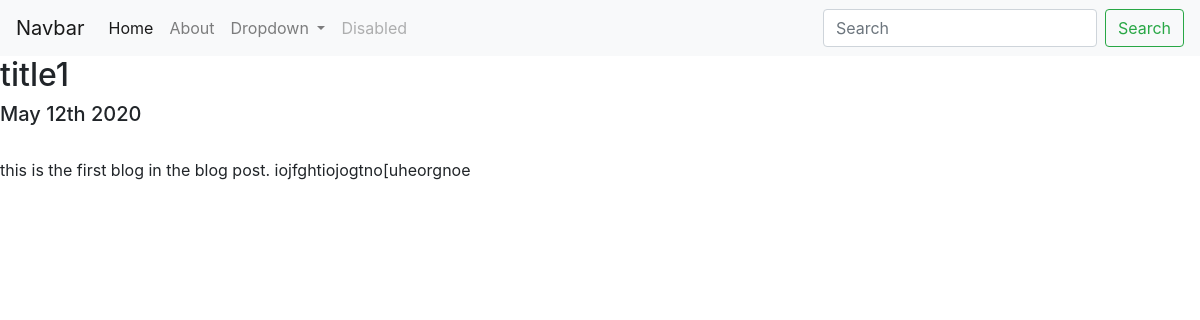
Page /blog/1/ on the committed database.
### blog/models.py (models this page shows, shortened)
class Blog(models.Model):
    title = models.CharField(max_length=200, blank=False)
    description = models.TextField()
    date = models.DateField()

### blog/views.py (the view)
# urls.py: path('<int:blog_id>/', views.detail, name='detail'),
def detail(request, blog_id):
    blog = get_object_or_404(Blog, pk=blog_id)
    return render(request, 'blog/detail.html', {'blog': blog})

### blog/templates/blog/detail.html
{% extends 'portfolio/base.html' %}
{% block content %}
    <h2>{{ blog.title }}</h2>
    <h5>{{ blog.date|date:'F jS Y' }}</h5>
    <br>
    <p>{{ blog.description|safe }}</p>
    <br>
{% endblock %}

### rows in the picture
Blog: title "title1", date "May 12th 2020", description "this is the first blog in the blog post. iojfghtiojogtno[uheorgnoe"
